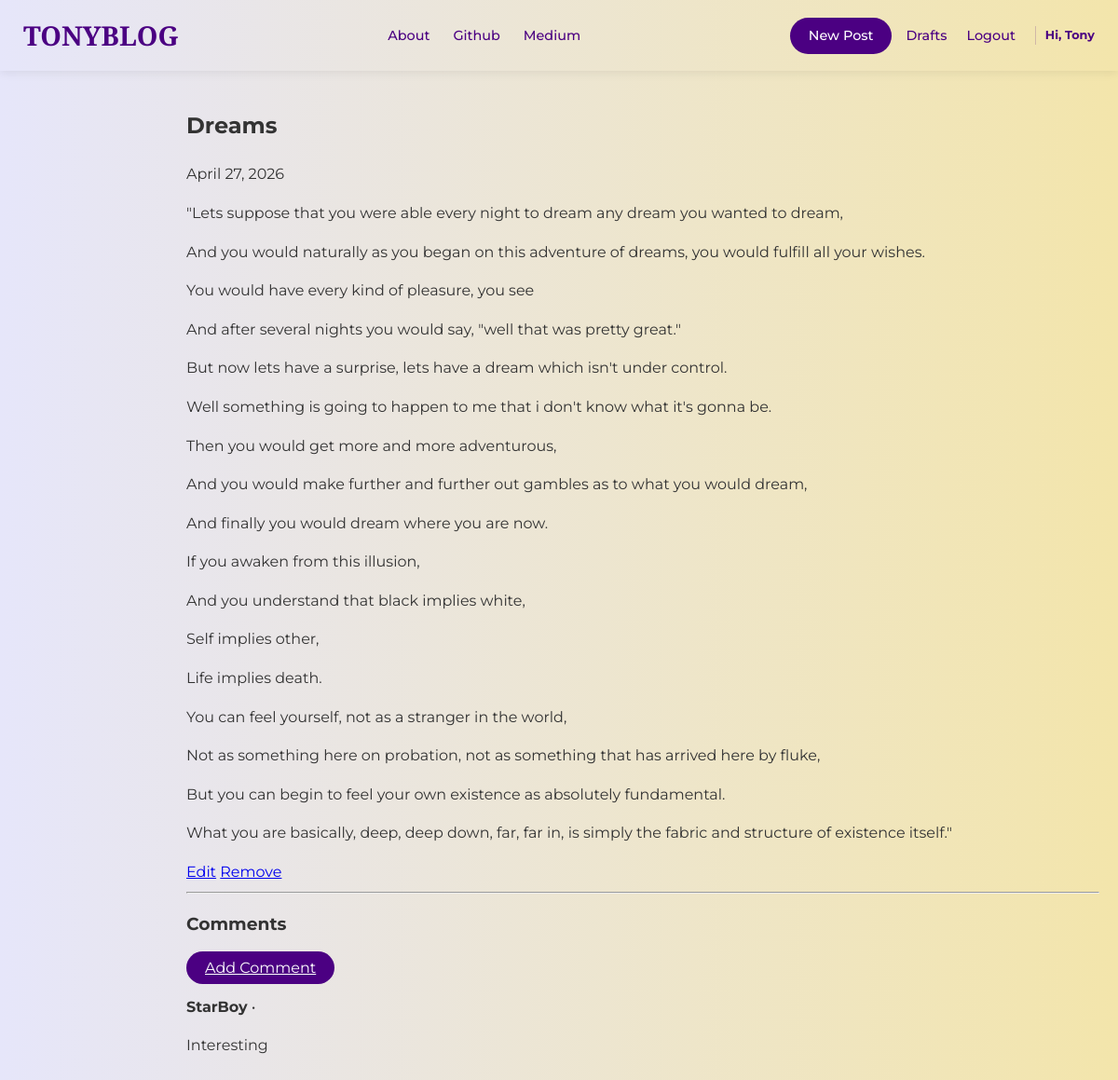
/post/14/ (signed in), run on the app's committed database.
### Blog_app/models.py (models this page shows, shortened)
class Post(models.Model):
    author = models.ForeignKey('auth.User',on_delete=models.CASCADE)
    title = models.CharField(max_length=200)
    text = models.TextField()
    create_date = models.DateTimeField(default=timezone.now)
    published_date = models.DateTimeField(blank=True, null=True)

class Comment(models.Model):
    post =models.ForeignKey('Blog_app.Post', related_name='comments',on_delete=models.CASCADE)
    author = models.CharField(max_length = 200)
    text = models.TextField()
    create_date = models.DateTimeField(default=timezone.now)
    approved_comment = models.BooleanField(default=False)

### Blog_app/views.py (the view)
# urls.py: path('post/<int:pk>/', views.PostDetailView.as_view(), name='post_detail'),
class PostDetailView(DetailView):
     model = Post
     template_name = 'blog_app/post_detail.html'

### Blog_app/templates/blog_app/post_detail.html (shortened to what this page needs)
{% extends "blog_app/base.html" %}
{% block body_block %}
<article class="post-detail">
    <h1 class="posttitle loader">{{ post.title }}</h1>
    <div class="post-meta">
        {% if post.published_date %}
            <span class="postdate">{{ post.published_date|date:"F d, Y" }}</span>
        {% else %}
            <a class="btn-cta" href="{% url 'Blog_app:post_publish' pk=post.pk %}">Publish Post</a>
        {% endif %}
    </div>
    <div class="postcontent">
        {{ post.text|safe|linebreaksbr }}
    </div>
    {% if user.is_authenticated %}
        <div class="post-controls">
            <a href="{% url 'Blog_app:post_edit' pk=post.pk %}" class="btn-edit">Edit</a>
            <a href="{% url 'Blog_app:delete' pk=post.pk %}" class="btn-delete">Remove</a>
        </div>
    {% endif %}
    <hr class="divider">
    <section class="comments-section">
        <h3>Comments</h3>
        <a class="btn-cta small" href="{% url 'Blog_app:add_comment_to_post' pk=post.pk %}">Add Comment</a>
        <div class="comment-container">
            {% for comment in post.comments.all %}
                {% if user.is_authenticated or comment.approved_comment %}
                    <div class="comment-card">
                        <p class="comment-meta"><strong>{{ comment.author }}</strong> • {{ comment.created_date|date:"M d, Y" }}</p>
                        <p>{{ comment.text|safe|linebreaks }}</p>
                    </div>
                {% endif %}
            {% empty %}
                <p>No comments yet.</p>
            {% endfor %}
        </div>
    </section>
</article>
{% endblock %}

### Blog_app/templates/blog_app/base.html (shortened to what this page needs)
<!DOCTYPE html>
{% load static %}
<html lang="en">
<head>
    <link rel="stylesheet" href="//cdn.jsdelivr.net/npm/medium-editor@latest/dist/css/medium-editor.min.css" type="text/css">
    <link rel="stylesheet" href="{% static 'css/main.css' %}">
    <link rel="stylesheet" href="{% static 'css/navbar.css' %}">
    <link rel="stylesheet" href="{% static 'css/content.css' %}">
</head>
<body>
    <header>
        <nav class="main-nav">
            <div class="nav-container">
                <div class="nav-brand">
                    <a href="{% url 'Blog_app:post_list' %}">TONYBLOG</a>
                </div>
                <ul class="nav-links-mid">
                    <li><a href="{% url 'Blog_app:about' %}">About</a></li>
                    <li><a href="https://github.com/">Github</a></li>
                    <li><a href="https://medium.com/">Medium</a></li>
                </ul>
                <div class="nav-links-right">
                    {% if user.is_authenticated %}
                        <a class="btn-cta" href="{% url 'Blog_app:post_new' %}">New Post</a>
                        <a href="{% url 'Blog_app:post_draft_list' %}">Drafts</a>
                        <form action="{% url 'logout' %}" method="post" class="inline-form">
                            <button type="submit" class="nav-link-btn">Logout</button>
                        </form>
                        <span class="user-greeting">Hi, {{ user.username }}</span>
                    {% else %}
                        <a href="{% url 'login' %}" class="login-link">Login</a>
                    {% endif %}
                </div>
            </div>
        </nav>
    </header>
    <main class="content-wrapper loader">
        {% block body_block %}
        {% endblock %}
    </main>
</body>
</html>

### static/css/main.css (style rules this page uses)
body { background: linear-gradient(90deg, #E6E6FA 0%, #F3E5AB 100%); font-family: 'Inter', sans-serif; margin: 0; }

### static/css/navbar.css (style rules this page uses)
body { margin: 0; padding: 0; font-family: 'Montserrat', sans-serif; line-height: 1.6; color: #333; }
.content-wrapper { max-width: 1200px; margin: 40px auto 40px 15%; padding: 0 20px; }
.main-nav { background: linear-gradient(90deg, #E6E6FA 0%, #F3E5AB 100%); box-shadow: 0 2px 10px rgba(0, 0, 0, 0.08); position: sticky; top: 0; z-index: 1000; }
.nav-container { max-width: 1200px; margin: 0 auto; display: flex; justify-content: space-between; align-items: center; padding: 15px 25px; }
.nav-brand a { font-family: 'Cormorant', serif; font-size: 1.8rem; font-weight: 700; color: #4B0082; text-decoration: none; }
.nav-links-mid { list-style: none; display: flex; gap: 25px; margin: 0; padding: 0; }
.nav-links-mid a, .nav-links-right a, .nav-link-btn { text-decoration: none; color: #4B0082; font-weight: 500; font-size: 0.9rem; transition: 0.3s ease; }
.nav-links-right { display: flex; align-items: center; gap: 15px; }
.btn-cta { background-color: #4B0082; color: #fff !important; padding: 8px 20px; border-radius: 50px; }
.nav-link-btn { background: none; border: none; cursor: pointer; font-family: inherit; }
.user-greeting { font-size: 0.8rem; color: #4B0082; font-weight: bold; padding-left: 10px; border-left: 1px solid rgba(75, 0, 130, 0.2); }

### static/css/loader.css (style rules this page uses)
.loader { filter:hue-rotate(0deg); color:linear-gradient(45deg,#0f8,#08f); animation:hue 10000ms infinite linear; }

### data on the page
Post: title "Dreams", published_date "April 27, 2026", text "\"Lets suppose that you were able every night to dream any dream you wanted to dream, And you would naturally as you began on this adventure of dreams, you would fulfill all your wishes. You would have every kind of pleasure, you see And after several nights you would say, \"well that was pretty great.\" But now lets have a surprise, lets have a dream which isn't under control. Well something is going to happen to me that i don't know what it's gonna be. Then you would get more and more adventurous, And you would make further and further out gambles as to what you would dream, And finally you would dream where you are now. If you awaken from this illusion, And you understand that black implies…"
Comment: author "StarBoy", text "Interesting"

### other printed values
{{ user.username }} "Tony"
